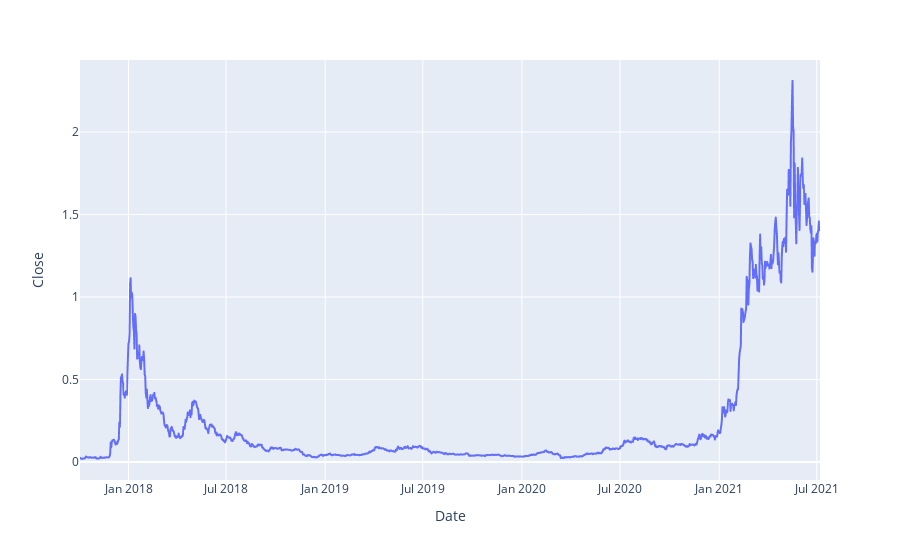

Notebook cell for this chart:
### Code cell
fig = px.line(data, x='Date', y="Close")
fig.show();

### Figure 1 — Plotly figure (JSON) as saved in the notebook; plotly's stock layout.template omitted (floating-point values rounded to 4 significant figures; data arrays with more than 128 entries replaced by an {"elided": "..."} marker saying what was removed)
{"data": [{"hovertemplate": "Date=%{x}<br>Close=%{y}<extra></extra>", "legendgroup": "", "line": {"color": "#636efa", "dash": "solid"}, "marker": {"symbol": "circle"}, "mode": "lines", "name": "", "showlegend": false, "x": {"elided": "1374 str values"}, "xaxis": "x", "y": {"elided": "1374 float values"}, "yaxis": "y", "type": "scattergl"}], "layout": {"xaxis": {"anchor": "y", "domain": [0, 1], "title": {"text": "Date"}}, "yaxis": {"anchor": "x", "domain": [0, 1], "title": {"text": "Close"}}, "legend": {"tracegroupgap": 0}, "margin": {"t": 60}}}
